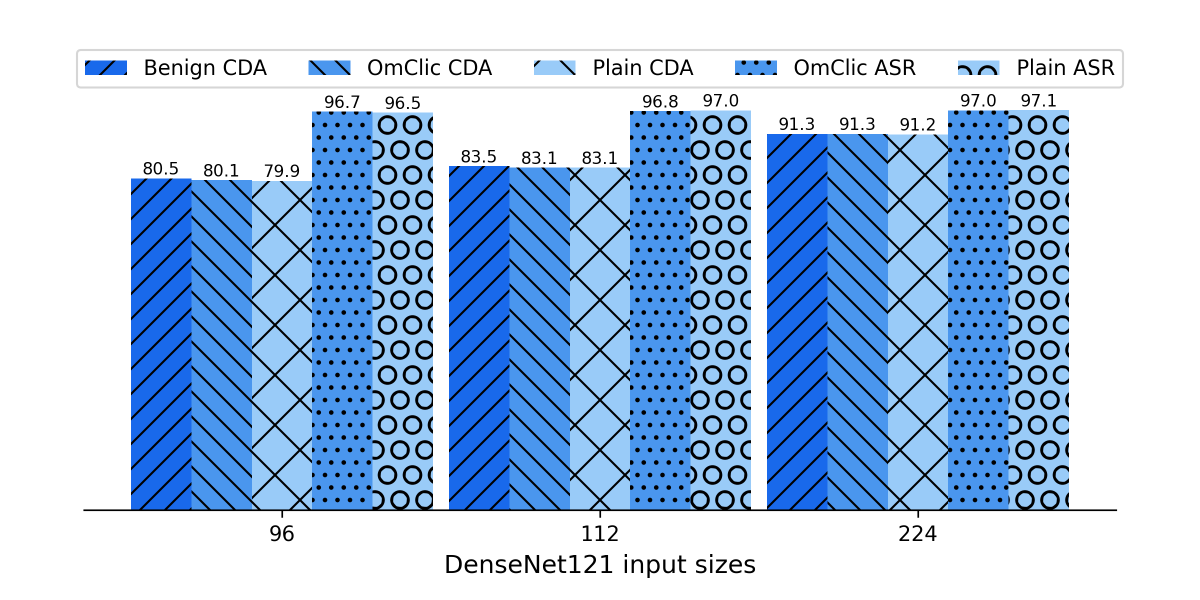
#> input picture fig/caltech.png, 2400 x 1200 px, given as the content of the folder ../fig/caltech.png, which was not available (shown at 1/2 size)
$ python -i load_image.py   (imports and definitions only)
#> lines starting #> are read from the running program, lines starting #| are printed output that depends on the picture
import os
import cv2 as cv
import matplotlib.pyplot as plt

import skimage.data


def load_image_example():
    """
    Load simple examples to demonstrate attack.
    :return:
    """
    src = skimage.data.coffee()
    src = cv.resize(src, (1024, 1024), interpolation=cv.INTER_CUBIC)

    tar_1 = skimage.data.chelsea()
    tar_1 = cv.resize(tar_1, (64, 64), interpolation=cv.INTER_CUBIC)
    tar_2 = skimage.data.chelsea()
    tar_2 = cv.resize(tar_2, (96, 96), interpolation=cv.INTER_CUBIC)
    tar_3 = skimage.data.chelsea()
    tar_3 = cv.resize(tar_3, (114, 114), interpolation=cv.INTER_CUBIC)

    return src, [tar_1, tar_2, tar_3]


def load_image_from_disk(path):
    """

    """
#> called with path = '../fig/caltech.png'
    files = os.listdir(path)

    img = []
    im = cv.imread(os.path.join(path, files[0]))
#> im is the input picture: shape (1200, 2400, 3); mean B, G, R 229.3, 197.3, 170.5
    im = cv.cvtColor(im, cv.COLOR_BGR2RGB)
    im = cv.resize(im, (448, 448), interpolation=cv.INTER_AREA)
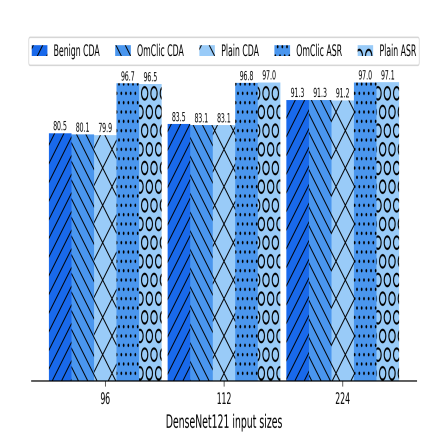
#> im: shape (448, 448, 3); mean R, G, B 170.5, 197.3, 229.3
    img.append(im)
    im = cv.imread(os.path.join(path, files[0]))
    im = cv.cvtColor(im, cv.COLOR_BGR2RGB)
    # im = cv.resize(im, (1024, 448), interpolation=cv.INTER_AREA)
    img.append(im)

#> (the run stopped early here; a loop or call above may not have finished)

$ run again, on fig/diff-rate.png
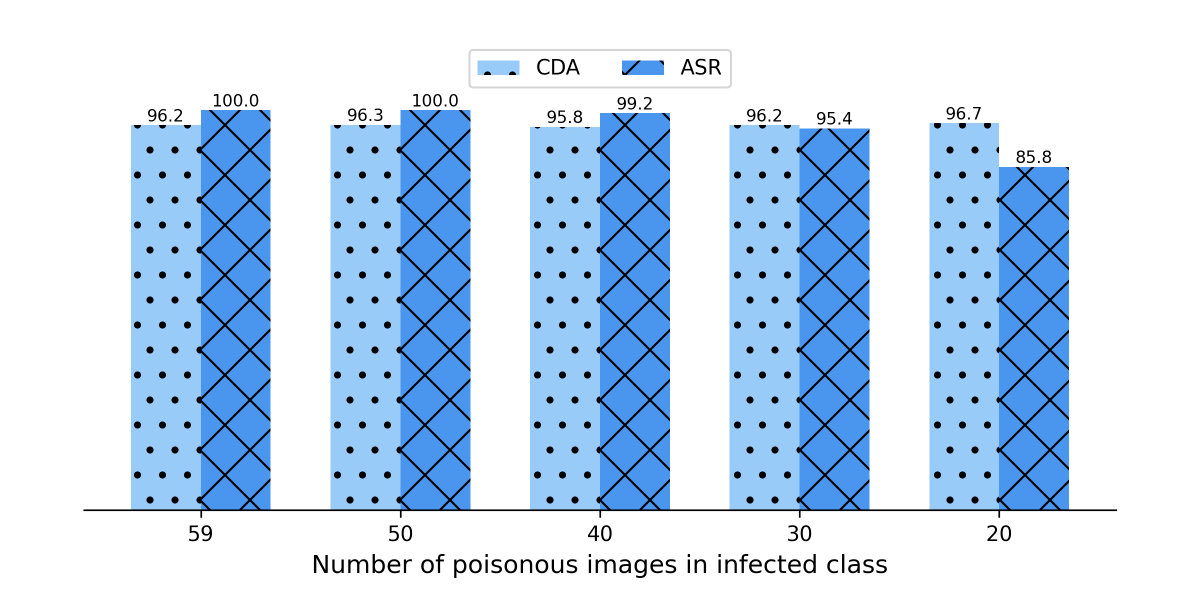
#> input picture fig/diff-rate.png, 2400 x 1200 px, given as the content of the folder ../fig/diff-rate.png, which was not available (shown at 1/2 size)
#> in load_image_from_disk, im is the input picture: shape (1200, 2400, 3); mean B, G, R 239.9, 217.4, 196.1
#> in load_image_from_disk, `im = cv.resize(im, (448, 448), interpolation=cv.INTER_AREA)`:
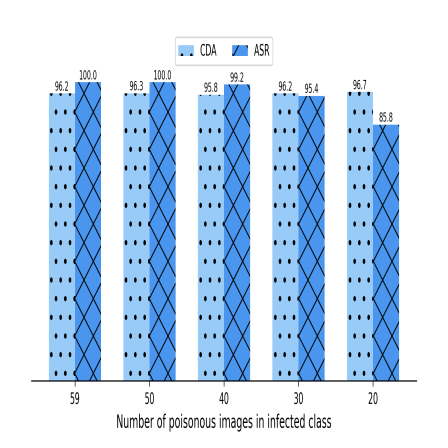
#> im: shape (448, 448, 3); mean R, G, B 196.1, 217.4, 239.9

$ run again, on fig/eval-resnet.png
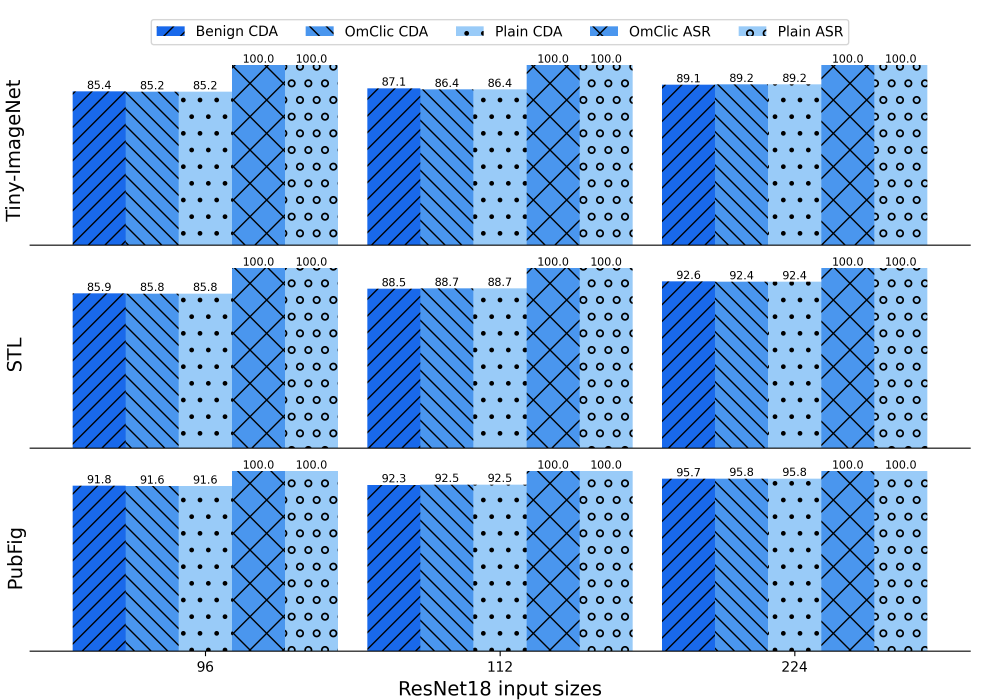
#> input picture fig/eval-resnet.png, 3000 x 2100 px, given as the content of the folder ../fig/eval-resnet.png, which was not available (shown at 1/3 size)
#> in load_image_from_disk, im is the input picture: shape (2100, 3000, 3); mean B, G, R 228.8, 188.5, 154.5
#> in load_image_from_disk, `im = cv.resize(im, (448, 448), interpolation=cv.INTER_AREA)`:
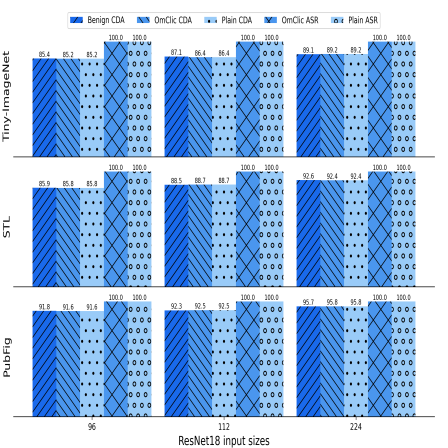
#> im: shape (448, 448, 3); mean R, G, B 154.5, 188.5, 228.8

$ run again, on fig/time-consumption.png
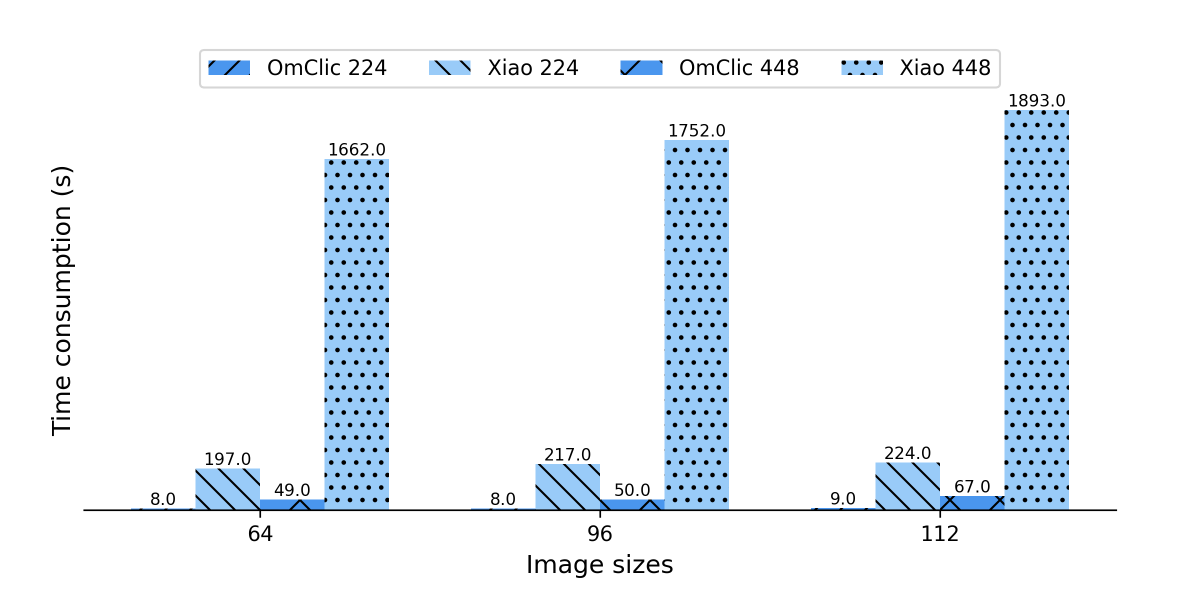
#> input picture fig/time-consumption.png, 2400 x 1200 px, given as the content of the folder ../fig/time-consumption.png, which was not available (shown at 1/2 size)
#> in load_image_from_disk, im is the input picture: shape (1200, 2400, 3); mean B, G, R 248, 243, 237.6
#> in load_image_from_disk, `im = cv.resize(im, (448, 448), interpolation=cv.INTER_AREA)`:
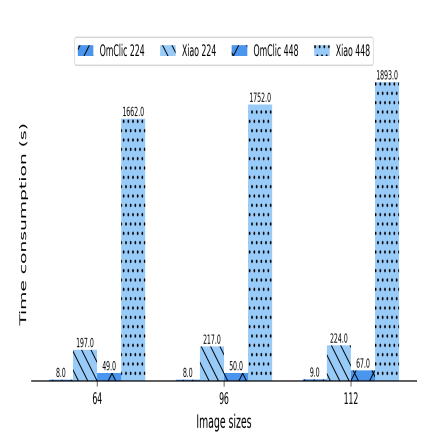
#> im: shape (448, 448, 3); mean R, G, B 237.6, 243, 248
